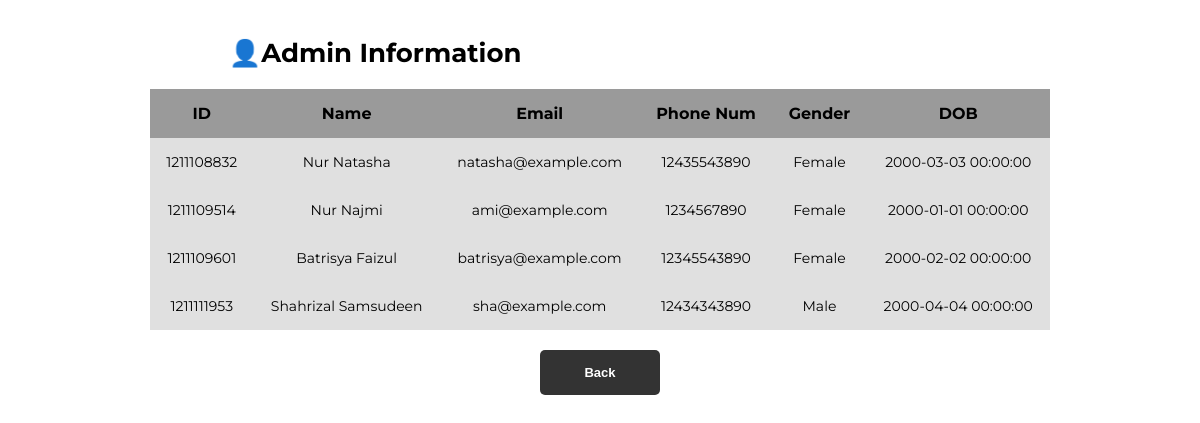
The app's page /viewadmin with its own data.
### main.py (models this page shows)
class admin(db.Model,UserMixin):
  id=db.Column(db.Integer, primary_key=True)
  name=db.Column(db.String(150))
  password=db.Column(db.String(150))
  email=db.Column(db.String(100),unique=True)
  ph=db.Column(db.String(150),unique=True)
  gender=db.Column(db.String(150))
  dob=db.Column(db.DateTime(),default=datetime)

### main.py (the view)
@tandtweb.route('/viewadmin', methods=['GET'])
def view_admin():
    admin_list = admin.query.all()
    return render_template('viewadmin.html', admin_list=admin_list)

### templates/viewadmin.html (shortened to what this page needs)
<!DOCTYPE html>
<html lang="en">
<head>
    <link rel="stylesheet" href="/static/viewtable.css">
</head>
<body>
    <h1 class="viewcus">👤Admin Information</h1>
    <table class="viewcus">
        <thead>
            <tr>
                <th>ID</th>
                <th>Name</th>
                <th>Email</th>
                <th>Phone Num</th>
                <th>Gender</th>
                <th>DOB</th>
            </tr>
        </thead>
        <tbody>
            {% for admin in admin_list %}
                <tr class="notification-row">
                    <td>{{ admin.id }}</td>
                    <td>{{ admin.name }}</td>
                    <td>{{ admin.email }}</td>
                    <td>{{ admin.ph }}</td>
                    <td>{{ admin.gender }}</td>
                    <td>{{ admin.dob }}</td>
                </tr>
            {% endfor %}
        </tbody>
    </table>
    <button type="button" onclick="window.location.href='/sponsorhome'">Back</button>
</body>
</html>

### static/viewtable.css (style rules this page uses)
body { font-family: 'Montserrat', sans-serif; background-color: #ffffff; display: flex; flex-direction: column; align-items: center; padding: 20px; margin: 0; }
h1 { font-size: 26px; font-weight: bold; margin-bottom: 10px; text-align: left; }
h1.viewcus { width: 64%; }
table { width: 100%; border-collapse: collapse; margin-top: 10px; }
table.viewcus { max-width: 900px; }
th, td { padding: 15px; text-align: center; }
th { background-color: #9a9a9a; color: rgb(0, 0, 0); font-weight: bold; }
td { background-color: #e0e0e0; padding: 15px; font-size: 14px; }
button { background-color: #333; color: white; border: none; padding: 10px 20px; border-radius: 5px; font-size: 13px; cursor: pointer; font-weight: bold; margin-top: 20px; min-width: 120px; height: 45px; }

### records on screen
admin: id "1211108832", name "Nur Natasha", email "natasha@example.com", ph "12435543890", gender "Female", dob "2000-03-03 00:00:00"
admin: id "1211109514", name "Nur Najmi", email "ami@example.com", ph "1234567890", gender "Female", dob "2000-01-01 00:00:00"
admin: id "1211109601", name "Batrisya Faizul", email "batrisya@example.com", ph "12345543890", gender "Female", dob "2000-02-02 00:00:00"
admin: id "1211111953", name "Shahrizal Samsudeen", email "sha@example.com", ph "12434343890", gender "Male", dob "2000-04-04 00:00:00"
